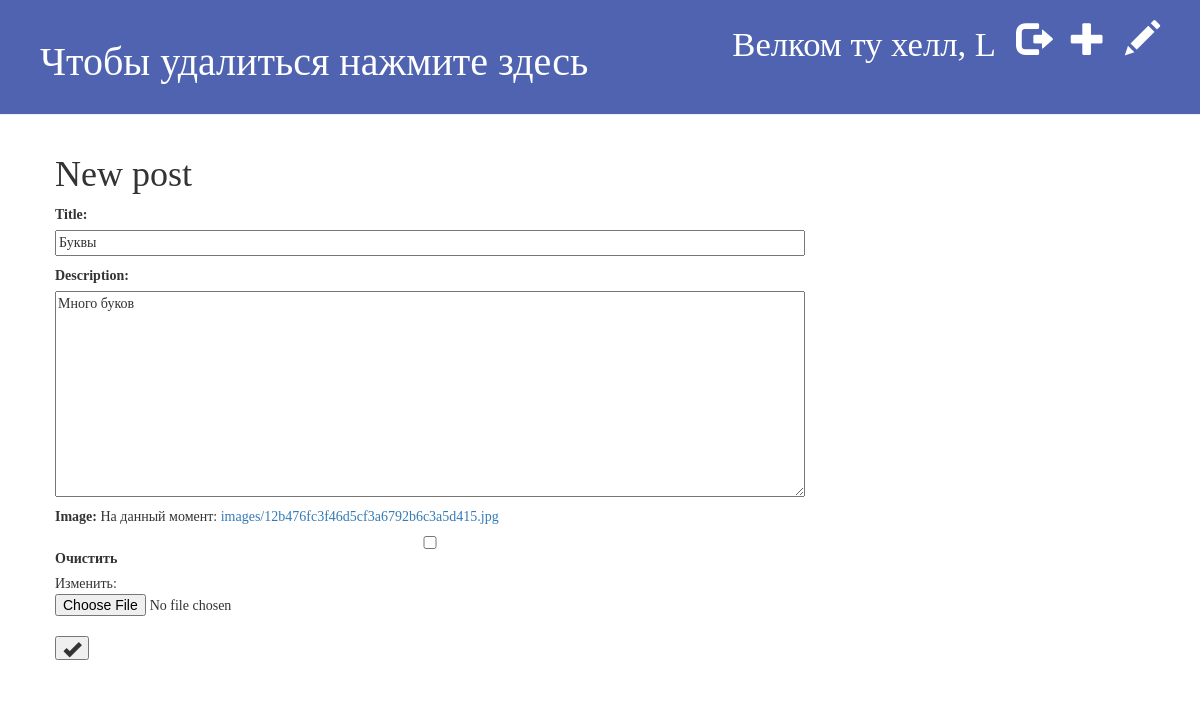
Page /post/1/edit/ (signed in) on the committed database.
### blog/models.py (models this page shows, shortened)
class CustomUser(AbstractUser):
    bio = models.TextField(max_length=500, blank=True)
    location = models.CharField(max_length=30, blank=True)
    birth_date = models.DateField(null=True, blank=True)
    profile_pic = models.ImageField(null=True, blank=True, upload_to="images/profile/")

class Post(models.Model):
    author = models.ForeignKey(settings.AUTH_USER_MODEL, on_delete=models.CASCADE)
    title = models.CharField(max_length=200)
    description = models.TextField()
    created_date = models.DateTimeField(default=timezone.now)
    published_date = models.DateTimeField(blank=True, null=True)
    image = models.ImageField(upload_to='images', blank=True, null=True)
    likes = models.PositiveIntegerField(default=0)

### blog/views.py (the view)
# urls.py: path('post/<int:pk>/edit/', views.post_edit, name='post_edit'),
def post_edit(request, pk):
    post = get_object_or_404(Post, pk=pk)
    if post.author.id != request.user.id:
        return redirect('hehe')
    if request.method == "POST":
        form = PostForm(request.POST, request.FILES, instance=post)
        if form.is_valid():
            post = form.save(commit=False)
            post.author = request.user
            post.save()
            return redirect('post_detail', pk=post.pk)
    else:
        form = PostForm(instance=post)
    return render(request, 'blog/post_edit.html', {'form': form})

### blog/forms.py
class PostForm(forms.ModelForm):
    class Meta:
        model = Post
        fields = ('title', 'description', 'image')

### blog/templates/blog/post_edit.html
{% extends 'blog/base.html' %}
{% block content %}
    <h1>New post</h1>
    <form method="POST" class="post-form" enctype="multipart/form-data">{% csrf_token %}
        {{ form.as_p }}
        <button type="submit" class = "comment_button h4"><span class="glyphicon glyphicon-ok"></span></button>
    </form>
{% endblock %}

### blog/templates/blog/base.html (shortened to what this page needs)
{% load static %}
<html>
    <head>
        <link rel="stylesheet" href="//maxcdn.bootstrapcdn.com/bootstrap/3.2.0/css/bootstrap.min.css">
        <link rel="stylesheet" href="//maxcdn.bootstrapcdn.com/bootstrap/3.2.0/css/bootstrap-theme.min.css">
        <link rel="stylesheet" href="{% static 'css/blog.css' %}">
    </head>
    <body>
        <div class="page-header">
            {% if user.is_authenticated %}
                <a href="{% url 'post_draft_list' %}" class="top-menu"><span class="glyphicon glyphicon-pencil"></span></a>
                <a href="{% url 'post_new' %}" class="top-menu"><span class="glyphicon glyphicon-plus"></span></a>
                <a href="{% url 'logout' %}" class="top-menu"><span class="glyphicon glyphicon-log-out"></span></a>
                <a class="top-menu" href="{% url 'user_profile' pk=user.id %}">Велком ту хелл, {{ user.username }}</a>
            {% else %}
                <a href="{% url 'registration' %}" class="top-menu"><span class="glyphicon glyphicon-user"></span></a>
                <a href="{% url 'login' %}" class="top-menu"><span class="glyphicon glyphicon-log-in"></span></a>
            {% endif %}
            <h1><a href="{% url 'post_list' %}">Чтобы удалиться нажмите здесь</a></h1>
        </div>
        <div class="content container">
            <div class="row">
                <div class="col-md-8">
                    {% block content %}
                    {% endblock %}
                </div>
            </div>
        </div>
    </body>
</html>

### blog/static/css/blog.css (style rules this page uses)
body { padding-left: 0px; font-family: 'Book Antiqua',serif }
.page-header { background-color: #4f63b0; margin-top: 0; padding: 20px 20px 20px 40px; }
.page-header h1, .page-header h1 a, .page-header h1 a:visited, .page-header h1 a:active { color: #ffffff; font-size: 30pt; text-decoration: none; }
.content { margin-left: 40px; }
h1, h2, h3, h4 { font-family: 'Book Antiqua',serif ; }
.post-form textarea, .post-form input { width: 100%; }
.top-menu, .top-menu:hover, .top-menu:visited { color: #ffffff; float: right; font-size: 26pt; margin-right: 20px; }

### rows in the picture
CustomUser: username "L"
Post: title "Буквы", description "Много буков"
